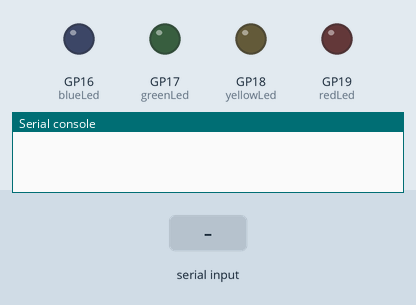
Recording of a program running on a simulated Raspberry Pi Pico running MicroPython. Shown: output pins drawn as LEDs (lit = HIGH), the last lines printed to the serial console. The test bench sets the inputs (shaded band).

Above: at 1.2 s.
1.3 s: "1" received over the second serial link
At 2.5 s:
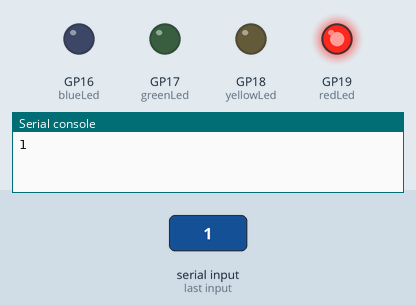
2.8 s: "3" received over the second serial link
At 3.6 s:
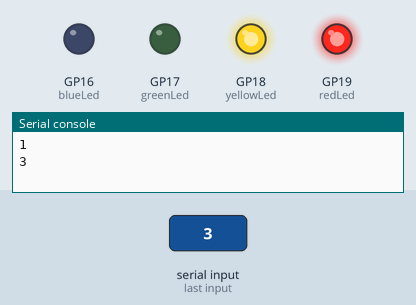
4.3 s: "2" received over the second serial link
At 4.8 s:
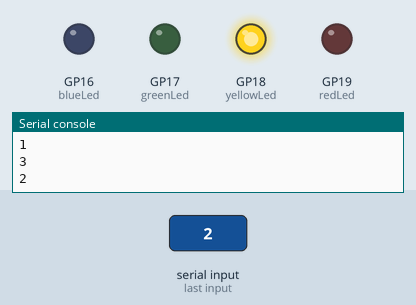
5.8 s: "5" received over the second serial link
At 7.0 s:
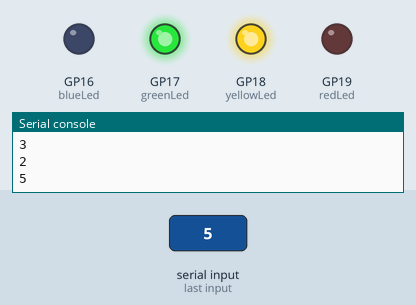
7.3 s: "4" received over the second serial link
At 8.2 s:
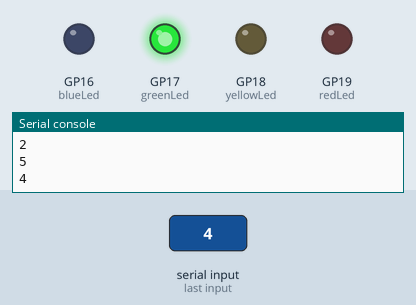
8.8 s: "6" received over the second serial link
At 9.4 s:
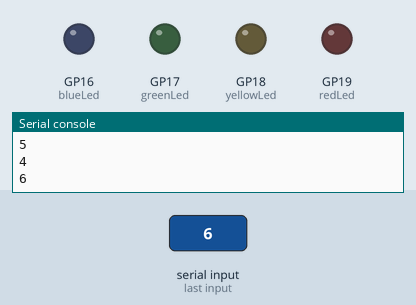
Timing chart, 0 to 11.3 s (numbered marks = the images above; inputs shaded):
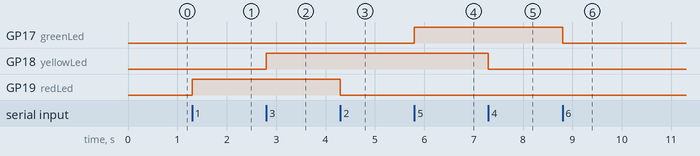

The program:

pc-controlled-led.py
```python
# PC Controlled Led


# Module Definition
from machine import Pin,UART
import utime


# Pin Definition
redLedPin = 19
yellowLedPin = 18
greenLedPin = 17
blueLedPin = 16


# Veriables Definition
logicHigh = 1
logicLow = 0
data = 0


# Configration Definition
redLed = Pin(redLedPin,mode=Pin.OUT,value=logicHigh)
yellowLed = Pin(yellowLedPin,mode=Pin.OUT,value=logicHigh)
greenLed = Pin(greenLedPin,mode=Pin.OUT,value=logicHigh)
blueLed = Pin(blueLedPin,mode=Pin.OUT,value=logicHigh)

redLed.value(logicLow)
yellowLed.value(logicLow)
greenLed.value(logicLow)
blueLed.value(logicLow)

uartZero = UART(0,9600)


#İnfinity Loop Definition
while True:
        if(uartZero.any()>0):
            data = int(uartZero.read(1))
            print(data)

        if data == 1:
            redLed.value(logicHigh)
        elif data == 2:
            redLed.value(logicLow)
        elif data == 3:
            yellowLed.value(logicHigh)
        elif data == 4:
            yellowLed.value(logicLow)
        elif data == 5:
            greenLed.value(logicHigh)
        elif data == 6:
            greenLed.value(logicLow)
        elif data == 7:
            blueLed.value(logicHigh)
        elif data == 8:
            blueLed.value(logicLow)
        else:
            redLed.value(logicLow)
            yellowLed.value(logicLow)
            greenLed.value(logicLow)
            blueLed.value(logicLow)

            
```

Measured:
- after the input at 1.3 s, GP19 (redLed): LOW → HIGH at once
- after the input at 2.8 s, GP18 (yellowLed): LOW → HIGH at once
- after the input at 4.3 s, GP19 (redLed): HIGH → LOW at once
- after the input at 5.8 s, GP17 (greenLed): LOW → HIGH at once
- after the input at 7.3 s, GP18 (yellowLed): HIGH → LOW at once
- after the input at 8.8 s, GP17 (greenLed): HIGH → LOW at once
